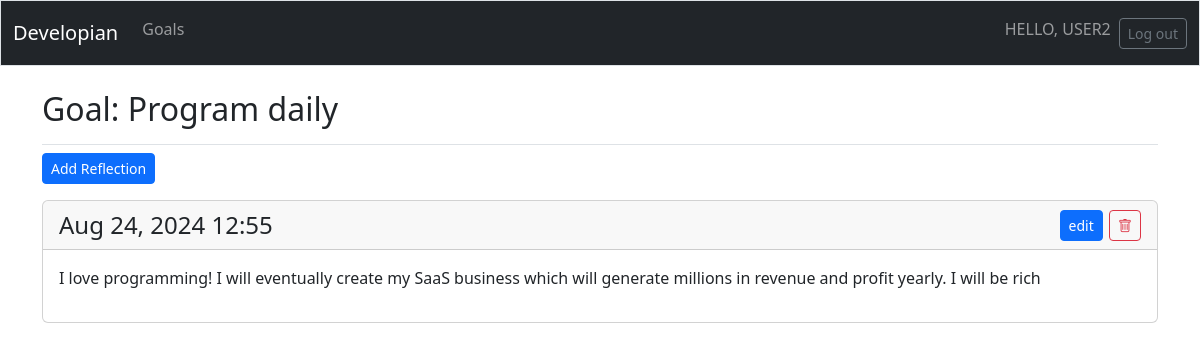
/goals/6/ (signed in), run on the app's committed database.
### developian/models.py (models this page shows, shortened)
class Goal(models.Model):
    text = models.CharField(max_length=200)
    date_added = models.DateTimeField(auto_now_add=True)
    owner = models.ForeignKey(User, on_delete=models.CASCADE)

class Reflection(models.Model):
    goal = models.ForeignKey(Goal, on_delete=models.CASCADE)
    reflection = models.TextField()
    date_added = models.DateTimeField(auto_now=True)

### developian/views.py (the view)
# urls.py: path('goals/<int:goal_id>/', views.goal, name='goal'),
@login_required
def goal(request, goal_id):
    goal = Goal.objects.get(id=goal_id)
    check_goal_owner(request, goal)
    reflections = goal.reflection_set.order_by('-date_added')
    context = {'goal': goal, 'reflections': reflections}
    return render(request, 'developian/goal.html', context)

### developian/views.py (called while the page is built)
def check_goal_owner(request, goal):
    if goal.owner != request.user:
        raise Http404

### developian/templates/developian/goal.html
{% extends 'developian/base.html' %}
{% block page_header %}
  <h2>Goal: {{ goal.text }}</h2>
{% endblock page_header %}
{% block content %}
  <p>
    <a class="btn btn-primary btn-sm" href="{% url 'developian:new_reflection' goal.id %}">Add Reflection</a>
  </p>
  {% for reflection in reflections %}
    <div class="card mb-3">
      <h4 class="card-header d-flex justify-content-between align-items-center">
        {{ reflection.date_added|date:'M d, Y H:i' }}
        <div>
          <a class="btn btn-primary btn-sm"
          href="{% url 'developian:edit_reflection' reflection.id %}">
          edit
          </a>
          <a href="{% url 'developian:delete_reflection' reflection.id %}"
          class="btn btn-outline-danger btn-sm"><i class='bi bi-trash'></i></a>
        </div>
      </h4>
       <div class="card-body">{{ reflection.reflection|linebreaks }}</div>
    </div>
  {% empty %}
    <p>No reflections have been created yet!</p>
  {% endfor %}
{% endblock content %}

### developian/templates/developian/base.html (shortened to what this page needs)
<!doctype html>
<html lang="en">
  <head>
    {% load static %}
    <link rel="stylesheet" href="{% static 'developian/styles.css' %}">
    <link rel="stylesheet" href="https://cdn.jsdelivr.net/npm/bootstrap-icons@1.10.5/font/bootstrap-icons.css">
    {% load django_bootstrap5 %}
    {% bootstrap_css %}
  </head>
  <body>
    <nav class="navbar navbar-expand-md navbar-dark bg-dark mb-4 border">
      <div class="container-fluid">
        <a class="navbar-brand" href="{% url 'developian:index' %}">
          Developian
        </a>
        <div class="collapse navbar-collapse" id="navbarCollapse">
          <ul class="navbar-nav me-auto mb-2 mb-md-O">
            <li class="nav-item">
              <a class="nav-link" href="{% url 'developian:goals' %}">
                Goals
              </a>
            </li>
          </ul>
          <ul class="navbar-nav ms-auto mb-2 mb-md-o">
            {% if user.is_authenticated %}
              <li class="nav-item">
                <span class="navbar-text me-2">HELLO, {{ user.username.upper }}</span>
              </li>
            {% endif %}
          </ul>
          {% if user.is_authenticated %}
            <form action="{% url 'accounts:logout' %}" method="post">
              <button name="submit" class="btn btn-outline-secondary btn-sm">
                Log out
              </button>
            </form>
          {% endif %}
        </div>
      </div>
    </nav>
    <main class="container">
      <div class="pb-2 mb-2 border-bottom">
        {% block page_header %}{% endblock page_header %}
      </div>
      <div>
        {% block content %}{% endblock content %}
      </div>
    </main>
  </body>
</html>

### data on the page
Goal: text "Program daily"
Reflection: date_added "Aug 24, 2024 12:55", reflection "I love programming! I will eventually create my SaaS business which will generate millions in revenue and profit yearly. I will be rich"

### other printed values
{{ user.username.upper }} "USER2"
